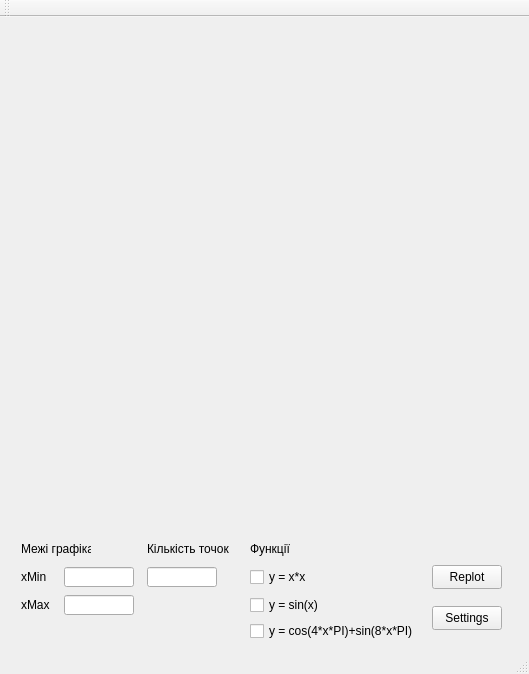
<?xml version="1.0" encoding="UTF-8"?>
<ui version="4.0">
 <class>MainWindow</class>
 <widget class="QMainWindow" name="MainWindow">
  <property name="geometry">
   <rect>
    <x>0</x>
    <y>0</y>
    <width>529</width>
    <height>674</height>
   </rect>
  </property>
  <property name="windowTitle">
   <string>MainWindow</string>
  </property>
  <widget class="QWidget" name="centralWidget">
   <layout class="QGridLayout" name="gridLayout_3">
    <item row="0" column="0">
     <layout class="QGridLayout" name="gridLayout_2">
      <item row="0" column="0">
       <widget class="QCustomPlot" name="customPlot" native="true">
        <property name="minimumSize">
         <size>
          <width>500</width>
          <height>480</height>
         </size>
        </property>
       </widget>
      </item>
      <item row="1" column="0">
       <layout class="QGridLayout" name="gridLayout">
        <item row="0" column="0" colspan="2">
         <widget class="QLabel" name="label">
          <property name="minimumSize">
           <size>
            <width>70</width>
            <height>20</height>
           </size>
          </property>
          <property name="maximumSize">
           <size>
            <width>70</width>
            <height>20</height>
           </size>
          </property>
          <property name="text">
           <string>Межі графіка</string>
          </property>
         </widget>
        </item>
        <item row="0" column="2">
         <widget class="QLabel" name="label_4">
          <property name="sizePolicy">
           <sizepolicy hsizetype="Fixed" vsizetype="Fixed">
            <horstretch>0</horstretch>
            <verstretch>0</verstretch>
           </sizepolicy>
          </property>
          <property name="minimumSize">
           <size>
            <width>90</width>
            <height>20</height>
           </size>
          </property>
          <property name="maximumSize">
           <size>
            <width>90</width>
            <height>20</height>
           </size>
          </property>
          <property name="baseSize">
           <size>
            <width>80</width>
            <height>30</height>
           </size>
          </property>
          <property name="text">
           <string>Кількість точок</string>
          </property>
         </widget>
        </item>
        <item row="0" column="3">
         <widget class="QLabel" name="label_5">
          <property name="sizePolicy">
           <sizepolicy hsizetype="Fixed" vsizetype="Fixed">
            <horstretch>0</horstretch>
            <verstretch>0</verstretch>
           </sizepolicy>
          </property>
          <property name="minimumSize">
           <size>
            <width>90</width>
            <height>20</height>
           </size>
          </property>
          <property name="maximumSize">
           <size>
            <width>90</width>
            <height>20</height>
           </size>
          </property>
          <property name="baseSize">
           <size>
            <width>80</width>
            <height>30</height>
           </size>
          </property>
          <property name="text">
           <string>Функції</string>
          </property>
         </widget>
        </item>
        <item row="1" column="0">
         <widget class="QLabel" name="label_2">
          <property name="minimumSize">
           <size>
            <width>30</width>
            <height>20</height>
           </size>
          </property>
          <property name="maximumSize">
           <size>
            <width>30</width>
            <height>20</height>
           </size>
          </property>
          <property name="text">
           <string>xMin</string>
          </property>
         </widget>
        </item>
        <item row="1" column="1">
         <widget class="QLineEdit" name="lineEdit_xMin">
          <property name="minimumSize">
           <size>
            <width>70</width>
            <height>20</height>
           </size>
          </property>
          <property name="maximumSize">
           <size>
            <width>70</width>
            <height>20</height>
           </size>
          </property>
         </widget>
        </item>
        <item row="1" column="2">
         <widget class="QLineEdit" name="lineEdit_sizeOfArray">
          <property name="minimumSize">
           <size>
            <width>70</width>
            <height>20</height>
           </size>
          </property>
          <property name="maximumSize">
           <size>
            <width>70</width>
            <height>20</height>
           </size>
          </property>
         </widget>
        </item>
        <item row="1" column="3">
         <widget class="QCheckBox" name="checkBox_qdStan">
          <property name="text">
           <string>y = x*x</string>
          </property>
          <property name="tristate">
           <bool>false</bool>
          </property>
         </widget>
        </item>
        <item row="1" column="4">
         <widget class="QPushButton" name="pushButton">
          <property name="sizePolicy">
           <sizepolicy hsizetype="Preferred" vsizetype="Fixed">
            <horstretch>0</horstretch>
            <verstretch>0</verstretch>
           </sizepolicy>
          </property>
          <property name="minimumSize">
           <size>
            <width>70</width>
            <height>24</height>
           </size>
          </property>
          <property name="maximumSize">
           <size>
            <width>70</width>
            <height>24</height>
           </size>
          </property>
          <property name="baseSize">
           <size>
            <width>70</width>
            <height>24</height>
           </size>
          </property>
          <property name="layoutDirection">
           <enum>Qt::LeftToRight</enum>
          </property>
          <property name="text">
           <string>Replot</string>
          </property>
          <property name="autoDefault">
           <bool>true</bool>
          </property>
          <property name="default">
           <bool>false</bool>
          </property>
          <property name="flat">
           <bool>false</bool>
          </property>
         </widget>
        </item>
        <item row="2" column="0">
         <widget class="QLabel" name="label_3">
          <property name="minimumSize">
           <size>
            <width>30</width>
            <height>20</height>
           </size>
          </property>
          <property name="maximumSize">
           <size>
            <width>30</width>
            <height>20</height>
           </size>
          </property>
          <property name="text">
           <string>xMax</string>
          </property>
         </widget>
        </item>
        <item row="2" column="1">
         <widget class="QLineEdit" name="lineEdi_xMax">
          <property name="minimumSize">
           <size>
            <width>70</width>
            <height>20</height>
           </size>
          </property>
          <property name="maximumSize">
           <size>
            <width>70</width>
            <height>20</height>
           </size>
          </property>
         </widget>
        </item>
        <item row="2" column="3">
         <widget class="QCheckBox" name="checkBox_tgSin">
          <property name="text">
           <string>y = sin(x)</string>
          </property>
         </widget>
        </item>
        <item row="2" column="4" rowspan="2">
         <widget class="QPushButton" name="pushButton_Settings">
          <property name="sizePolicy">
           <sizepolicy hsizetype="Preferred" vsizetype="Fixed">
            <horstretch>0</horstretch>
            <verstretch>0</verstretch>
           </sizepolicy>
          </property>
          <property name="minimumSize">
           <size>
            <width>70</width>
            <height>24</height>
           </size>
          </property>
          <property name="maximumSize">
           <size>
            <width>70</width>
            <height>24</height>
           </size>
          </property>
          <property name="baseSize">
           <size>
            <width>70</width>
            <height>24</height>
           </size>
          </property>
          <property name="layoutDirection">
           <enum>Qt::LeftToRight</enum>
          </property>
          <property name="text">
           <string>Settings</string>
          </property>
          <property name="autoDefault">
           <bool>true</bool>
          </property>
          <property name="default">
           <bool>false</bool>
          </property>
          <property name="flat">
           <bool>false</bool>
          </property>
         </widget>
        </item>
        <item row="3" column="3">
         <widget class="QCheckBox" name="checkBox_tgAdv">
          <property name="text">
           <string>y = cos(4*x*PI)+sin(8*x*PI)</string>
          </property>
         </widget>
        </item>
       </layout>
      </item>
     </layout>
    </item>
   </layout>
  </widget>
  <widget class="QMenuBar" name="menuBar">
   <property name="geometry">
    <rect>
     <x>0</x>
     <y>0</y>
     <width>529</width>
     <height>20</height>
    </rect>
   </property>
  </widget>
  <widget class="QToolBar" name="mainToolBar">
   <attribute name="toolBarArea">
    <enum>TopToolBarArea</enum>
   </attribute>
   <attribute name="toolBarBreak">
    <bool>false</bool>
   </attribute>
  </widget>
  <widget class="QStatusBar" name="statusBar"/>
 </widget>
 <layoutdefault spacing="6" margin="11"/>
 <customwidgets>
  <customwidget>
   <class>QCustomPlot</class>
   <extends>QWidget</extends>
   <header>qcustomplot.h</header>
   <container>1</container>
  </customwidget>
 </customwidgets>
 <resources/>
 <connections/>
</ui>
